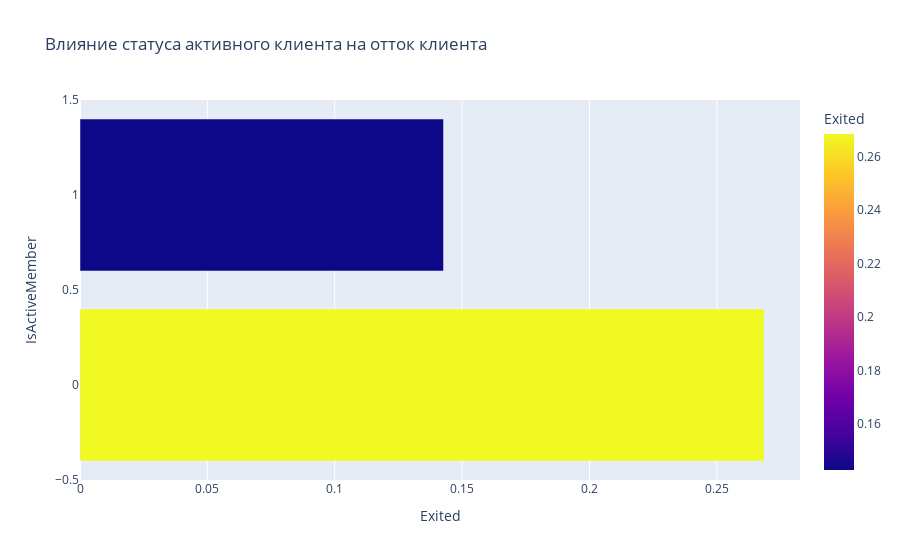

Notebook code for this chart:
### Markdown cell above
9.8. Как влияет наличие статуса активного клиента на отток клиентов? Постройте диаграмму, иллюстрирующую это. Что бы вы предложили банку, чтобы уменьшить отток клиентов среди неактивных?

### Code cell
bar_data = churn_data.groupby(
    ['IsActiveMember'],
    as_index=False
)['Exited'].mean()
fig = px.bar(
    data_frame=bar_data,
    x='Exited',
    y='IsActiveMember',
    barmode="group",
    color='Exited',
    orientation='h',
    title='Влияние статуса активного клиента на отток клиента'
)
fig.show()
fig.write_html("plotly/Exited_IsActiveMember.html")

### Figure 1 — Plotly figure (JSON) as saved in the notebook; plotly's stock layout.template omitted (floating-point values rounded to 4 significant figures)
{"data": [{"alignmentgroup": "True", "hovertemplate": "Exited=%{marker.color}<br>IsActiveMember=%{y}<extra></extra>", "legendgroup": "", "marker": {"color": [0.2685, 0.1427], "coloraxis": "coloraxis", "pattern": {"shape": ""}}, "name": "", "offsetgroup": "", "orientation": "h", "showlegend": false, "textposition": "auto", "type": "bar", "x": [0.2685, 0.1427], "xaxis": "x", "y": [0, 1], "yaxis": "y"}], "layout": {"barmode": "group", "coloraxis": {"colorbar": {"title": {"text": "Exited"}}, "colorscale": [[0, "#0d0887"], [0.1111, "#46039f"], [0.2222, "#7201a8"], [0.3333, "#9c179e"], [0.4444, "#bd3786"], [0.5556, "#d8576b"], [0.6667, "#ed7953"], [0.7778, "#fb9f3a"], [0.8889, "#fdca26"], [1, "#f0f921"]]}, "legend": {"tracegroupgap": 0}, "title": {"text": "Влияние статуса активного клиента на отток клиента"}, "xaxis": {"anchor": "y", "domain": [0, 1], "title": {"text": "Exited"}}, "yaxis": {"anchor": "x", "domain": [0, 1], "title": {"text": "IsActiveMember"}}}}
